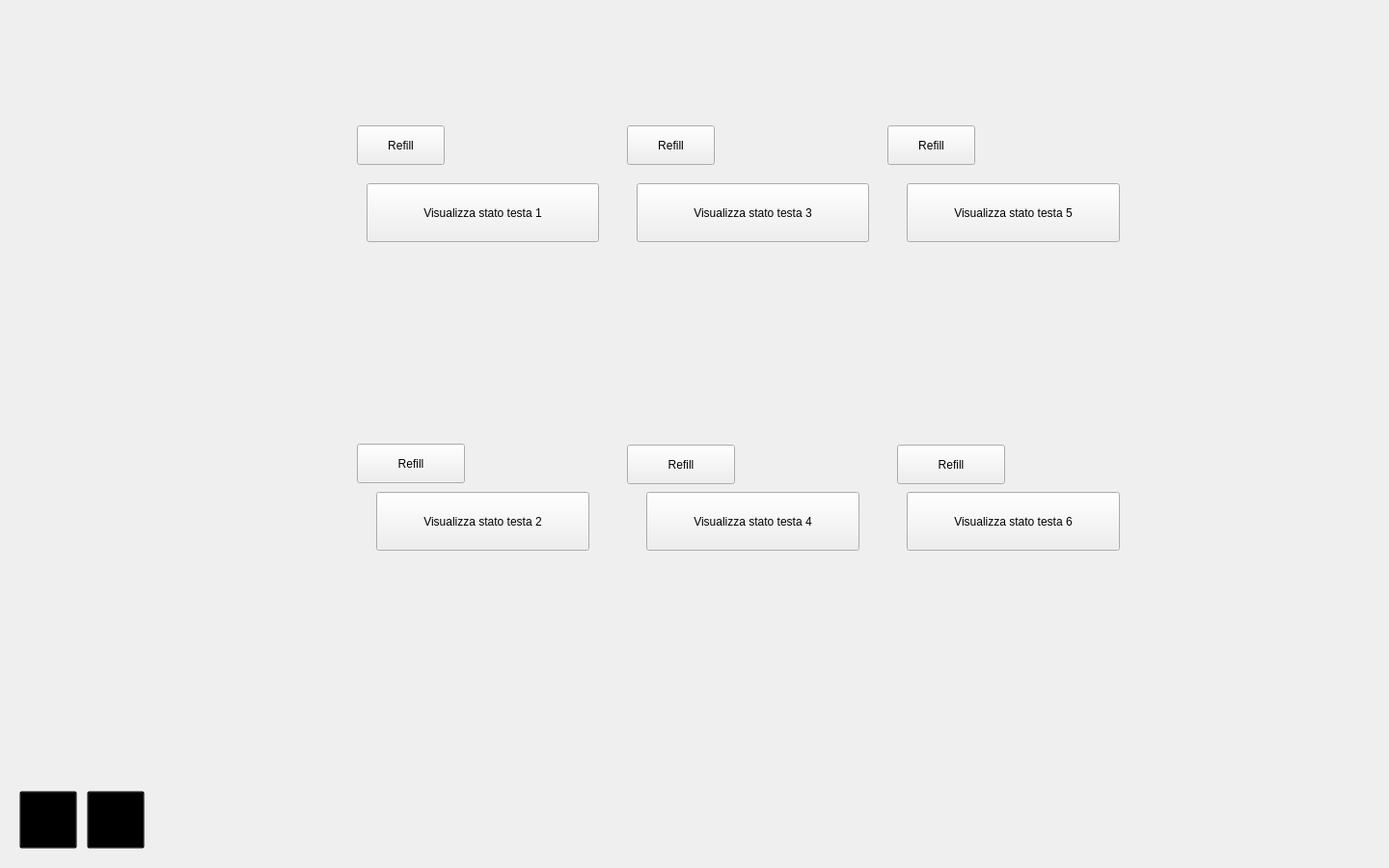
<?xml version="1.0" encoding="UTF-8"?>
<ui version="4.0">
 <class>container</class>
 <widget class="QWidget" name="container">
  <property name="geometry">
   <rect>
    <x>0</x>
    <y>0</y>
    <width>1440</width>
    <height>900</height>
   </rect>
  </property>
  <property name="windowTitle">
   <string>Tintometro</string>
  </property>
  <property name="styleSheet">
   <string notr="true"/>
  </property>
  <widget class="QWidget" name="sinottico" native="true">
   <property name="geometry">
    <rect>
     <x>0</x>
     <y>0</y>
     <width>1451</width>
     <height>901</height>
    </rect>
   </property>
   <widget class="QWidget" name="bottom_menuwidget" native="true">
    <property name="geometry">
     <rect>
      <x>0</x>
      <y>810</y>
      <width>1441</width>
      <height>91</height>
     </rect>
    </property>
    <widget class="QPushButton" name="home_btn">
     <property name="geometry">
      <rect>
       <x>20</x>
       <y>10</y>
       <width>60</width>
       <height>60</height>
      </rect>
     </property>
     <property name="styleSheet">
      <string notr="true">background-color: transparent;</string>
     </property>
     <property name="text">
      <string/>
     </property>
     <property name="icon">
      <iconset>
       <normaloff>../images/home.png</normaloff>../images/home.png</iconset>
     </property>
     <property name="iconSize">
      <size>
       <width>50</width>
       <height>50</height>
      </size>
     </property>
    </widget>
    <widget class="QPushButton" name="chrome_btn">
     <property name="enabled">
      <bool>true</bool>
     </property>
     <property name="geometry">
      <rect>
       <x>90</x>
       <y>10</y>
       <width>60</width>
       <height>60</height>
      </rect>
     </property>
     <property name="mouseTracking">
      <bool>false</bool>
     </property>
     <property name="tabletTracking">
      <bool>false</bool>
     </property>
     <property name="acceptDrops">
      <bool>false</bool>
     </property>
     <property name="autoFillBackground">
      <bool>false</bool>
     </property>
     <property name="styleSheet">
      <string notr="true">background-color: transparent;</string>
     </property>
     <property name="text">
      <string/>
     </property>
     <property name="icon">
      <iconset>
       <normaloff>../images/chrome.png</normaloff>../images/chrome.png</iconset>
     </property>
     <property name="iconSize">
      <size>
       <width>50</width>
       <height>50</height>
      </size>
     </property>
     <property name="checkable">
      <bool>false</bool>
     </property>
     <property name="autoRepeat">
      <bool>false</bool>
     </property>
     <property name="autoExclusive">
      <bool>false</bool>
     </property>
    </widget>
    <widget class="QLabel" name="status_sinottico">
     <property name="geometry">
      <rect>
       <x>1370</x>
       <y>20</y>
       <width>50</width>
       <height>50</height>
      </rect>
     </property>
     <property name="text">
      <string/>
     </property>
     <property name="pixmap">
      <pixmap>../images/green.svg</pixmap>
     </property>
     <property name="scaledContents">
      <bool>true</bool>
     </property>
    </widget>
   </widget>
   <widget class="QStackedWidget" name="project_stack">
    <property name="geometry">
     <rect>
      <x>0</x>
      <y>-10</y>
      <width>1461</width>
      <height>811</height>
     </rect>
    </property>
    <property name="currentIndex">
     <number>0</number>
    </property>
    <widget class="QWidget" name="image_sinottico">
     <widget class="QLabel" name="tintometro_image">
      <property name="geometry">
       <rect>
        <x>0</x>
        <y>0</y>
        <width>1441</width>
        <height>811</height>
       </rect>
      </property>
      <property name="text">
       <string/>
      </property>
      <property name="pixmap">
       <pixmap>../images/machine.jpg</pixmap>
      </property>
     </widget>
     <widget class="QWidget" name="STEP_2" native="true">
      <property name="geometry">
       <rect>
        <x>479</x>
        <y>349</y>
        <width>61</width>
        <height>61</height>
       </rect>
      </property>
     </widget>
     <widget class="QWidget" name="STEP_9" native="true">
      <property name="geometry">
       <rect>
        <x>479</x>
        <y>629</y>
        <width>61</width>
        <height>71</height>
       </rect>
      </property>
     </widget>
     <widget class="QWidget" name="STEP_3" native="true">
      <property name="geometry">
       <rect>
        <x>750</x>
        <y>350</y>
        <width>61</width>
        <height>61</height>
       </rect>
      </property>
     </widget>
     <widget class="QWidget" name="STEP_8" native="true">
      <property name="geometry">
       <rect>
        <x>749</x>
        <y>629</y>
        <width>61</width>
        <height>71</height>
       </rect>
      </property>
     </widget>
     <widget class="QWidget" name="STEP_4" native="true">
      <property name="geometry">
       <rect>
        <x>1020</x>
        <y>349</y>
        <width>71</width>
        <height>61</height>
       </rect>
      </property>
     </widget>
     <widget class="QWidget" name="STEP_7" native="true">
      <property name="geometry">
       <rect>
        <x>1020</x>
        <y>630</y>
        <width>61</width>
        <height>71</height>
       </rect>
      </property>
     </widget>
     <widget class="QWidget" name="pre_STEP_2" native="true">
      <property name="geometry">
       <rect>
        <x>389</x>
        <y>349</y>
        <width>81</width>
        <height>61</height>
       </rect>
      </property>
     </widget>
     <widget class="QWidget" name="pre_STEP_9" native="true">
      <property name="geometry">
       <rect>
        <x>399</x>
        <y>639</y>
        <width>71</width>
        <height>61</height>
       </rect>
      </property>
     </widget>
     <widget class="QWidget" name="pre_STEP_3" native="true">
      <property name="geometry">
       <rect>
        <x>660</x>
        <y>350</y>
        <width>91</width>
        <height>61</height>
       </rect>
      </property>
     </widget>
     <widget class="QWidget" name="pre_STEP_8" native="true">
      <property name="geometry">
       <rect>
        <x>670</x>
        <y>629</y>
        <width>81</width>
        <height>71</height>
       </rect>
      </property>
     </widget>
     <widget class="QWidget" name="pre_STEP_4" native="true">
      <property name="geometry">
       <rect>
        <x>930</x>
        <y>350</y>
        <width>91</width>
        <height>61</height>
       </rect>
      </property>
     </widget>
     <widget class="QWidget" name="pre_STEP_7" native="true">
      <property name="geometry">
       <rect>
        <x>950</x>
        <y>630</y>
        <width>81</width>
        <height>71</height>
       </rect>
      </property>
     </widget>
     <widget class="QPushButton" name="refilll_HEAD_1_STEP_2">
      <property name="geometry">
       <rect>
        <x>370</x>
        <y>140</y>
        <width>91</width>
        <height>41</height>
       </rect>
      </property>
      <property name="text">
       <string>Refill</string>
      </property>
     </widget>
     <widget class="QPushButton" name="refilll_HEAD_3_STEP_3">
      <property name="geometry">
       <rect>
        <x>650</x>
        <y>140</y>
        <width>91</width>
        <height>41</height>
       </rect>
      </property>
      <property name="text">
       <string>Refill</string>
      </property>
     </widget>
     <widget class="QPushButton" name="refilll_HEAD_5_STEP_4">
      <property name="geometry">
       <rect>
        <x>920</x>
        <y>140</y>
        <width>91</width>
        <height>41</height>
       </rect>
      </property>
      <property name="text">
       <string>Refill</string>
      </property>
     </widget>
     <widget class="QPushButton" name="refilll_HEAD_2_STEP_9">
      <property name="geometry">
       <rect>
        <x>370</x>
        <y>470</y>
        <width>112</width>
        <height>41</height>
       </rect>
      </property>
      <property name="text">
       <string>Refill</string>
      </property>
     </widget>
     <widget class="QPushButton" name="refilll_HEAD_4_STEP_8">
      <property name="geometry">
       <rect>
        <x>650</x>
        <y>471</y>
        <width>112</width>
        <height>41</height>
       </rect>
      </property>
      <property name="text">
       <string>Refill</string>
      </property>
     </widget>
     <widget class="QPushButton" name="refilll_HEAD_6_STEP_7">
      <property name="geometry">
       <rect>
        <x>930</x>
        <y>471</y>
        <width>112</width>
        <height>41</height>
       </rect>
      </property>
      <property name="text">
       <string>Refill</string>
      </property>
     </widget>
     <widget class="QWidget" name="jar_input" native="true">
      <property name="geometry">
       <rect>
        <x>109</x>
        <y>329</y>
        <width>171</width>
        <height>101</height>
       </rect>
      </property>
     </widget>
     <widget class="QWidget" name="jar_output" native="true">
      <property name="geometry">
       <rect>
        <x>20</x>
        <y>420</y>
        <width>201</width>
        <height>81</height>
       </rect>
      </property>
     </widget>
     <widget class="QWidget" name="STEP_1" native="true">
      <property name="geometry">
       <rect>
        <x>280</x>
        <y>340</y>
        <width>81</width>
        <height>80</height>
       </rect>
      </property>
     </widget>
     <widget class="QWidget" name="STEP_12" native="true">
      <property name="geometry">
       <rect>
        <x>220</x>
        <y>430</y>
        <width>61</width>
        <height>80</height>
       </rect>
      </property>
     </widget>
     <widget class="QWidget" name="STEP_11" native="true">
      <property name="geometry">
       <rect>
        <x>290</x>
        <y>429</y>
        <width>71</width>
        <height>81</height>
       </rect>
      </property>
     </widget>
     <widget class="QWidget" name="STEP_10" native="true">
      <property name="geometry">
       <rect>
        <x>280</x>
        <y>620</y>
        <width>81</width>
        <height>91</height>
       </rect>
      </property>
     </widget>
     <widget class="QWidget" name="STEP_5" native="true">
      <property name="geometry">
       <rect>
        <x>1200</x>
        <y>330</y>
        <width>61</width>
        <height>91</height>
       </rect>
      </property>
     </widget>
     <widget class="QWidget" name="STEP_6" native="true">
      <property name="geometry">
       <rect>
        <x>1200</x>
        <y>620</y>
        <width>61</width>
        <height>91</height>
       </rect>
      </property>
     </widget>
     <widget class="QPushButton" name="view_status_HEAD_1_STEP_2">
      <property name="geometry">
       <rect>
        <x>380</x>
        <y>200</y>
        <width>241</width>
        <height>61</height>
       </rect>
      </property>
      <property name="text">
       <string>Visualizza stato testa 1</string>
      </property>
     </widget>
     <widget class="QPushButton" name="view_status_HEAD_3_STEP_3">
      <property name="geometry">
       <rect>
        <x>660</x>
        <y>200</y>
        <width>241</width>
        <height>61</height>
       </rect>
      </property>
      <property name="text">
       <string>Visualizza stato testa 3</string>
      </property>
     </widget>
     <widget class="QPushButton" name="view_status_HEAD_5_STEP_4">
      <property name="geometry">
       <rect>
        <x>940</x>
        <y>200</y>
        <width>221</width>
        <height>61</height>
       </rect>
      </property>
      <property name="text">
       <string>Visualizza stato testa 5</string>
      </property>
     </widget>
     <widget class="QPushButton" name="view_status_HEAD_2_STEP_9">
      <property name="geometry">
       <rect>
        <x>390</x>
        <y>520</y>
        <width>221</width>
        <height>61</height>
       </rect>
      </property>
      <property name="text">
       <string>Visualizza stato testa 2</string>
      </property>
     </widget>
     <widget class="QPushButton" name="view_status_HEAD_4_STEP_8">
      <property name="geometry">
       <rect>
        <x>670</x>
        <y>520</y>
        <width>221</width>
        <height>61</height>
       </rect>
      </property>
      <property name="text">
       <string>Visualizza stato testa 4</string>
      </property>
     </widget>
     <widget class="QPushButton" name="view_status_HEAD_6_STEP_7">
      <property name="geometry">
       <rect>
        <x>940</x>
        <y>520</y>
        <width>221</width>
        <height>61</height>
       </rect>
      </property>
      <property name="text">
       <string>Visualizza stato testa 6</string>
      </property>
     </widget>
    </widget>
    <widget class="QWidget" name="chrome">
     <widget class="QWidget" name="verticalLayoutWidget">
      <property name="geometry">
       <rect>
        <x>-1</x>
        <y>-1</y>
        <width>1441</width>
        <height>811</height>
       </rect>
      </property>
      <layout class="QVBoxLayout" name="chrome_layout"/>
     </widget>
    </widget>
    <widget class="QWidget" name="modal_action">
     <widget class="QScrollArea" name="scroll_area_status">
      <property name="geometry">
       <rect>
        <x>710</x>
        <y>10</y>
        <width>711</width>
        <height>791</height>
       </rect>
      </property>
      <property name="widgetResizable">
       <bool>true</bool>
      </property>
      <widget class="QWidget" name="list_status">
       <property name="geometry">
        <rect>
         <x>0</x>
         <y>0</y>
         <width>709</width>
         <height>789</height>
        </rect>
       </property>
      </widget>
     </widget>
     <widget class="QScrollArea" name="scroll_area_action">
      <property name="geometry">
       <rect>
        <x>40</x>
        <y>10</y>
        <width>661</width>
        <height>791</height>
       </rect>
      </property>
      <property name="widgetResizable">
       <bool>true</bool>
      </property>
      <widget class="QWidget" name="list_actions">
       <property name="geometry">
        <rect>
         <x>0</x>
         <y>0</y>
         <width>659</width>
         <height>789</height>
        </rect>
       </property>
      </widget>
     </widget>
    </widget>
    <widget class="QWidget" name="modal_visual">
     <widget class="QWidget" name="verticalLayoutWidget_4">
      <property name="geometry">
       <rect>
        <x>-1</x>
        <y>-1</y>
        <width>1441</width>
        <height>821</height>
       </rect>
      </property>
      <layout class="QVBoxLayout" name="verticalLayout"/>
     </widget>
    </widget>
   </widget>
  </widget>
 </widget>
 <resources/>
 <connections/>
</ui>
